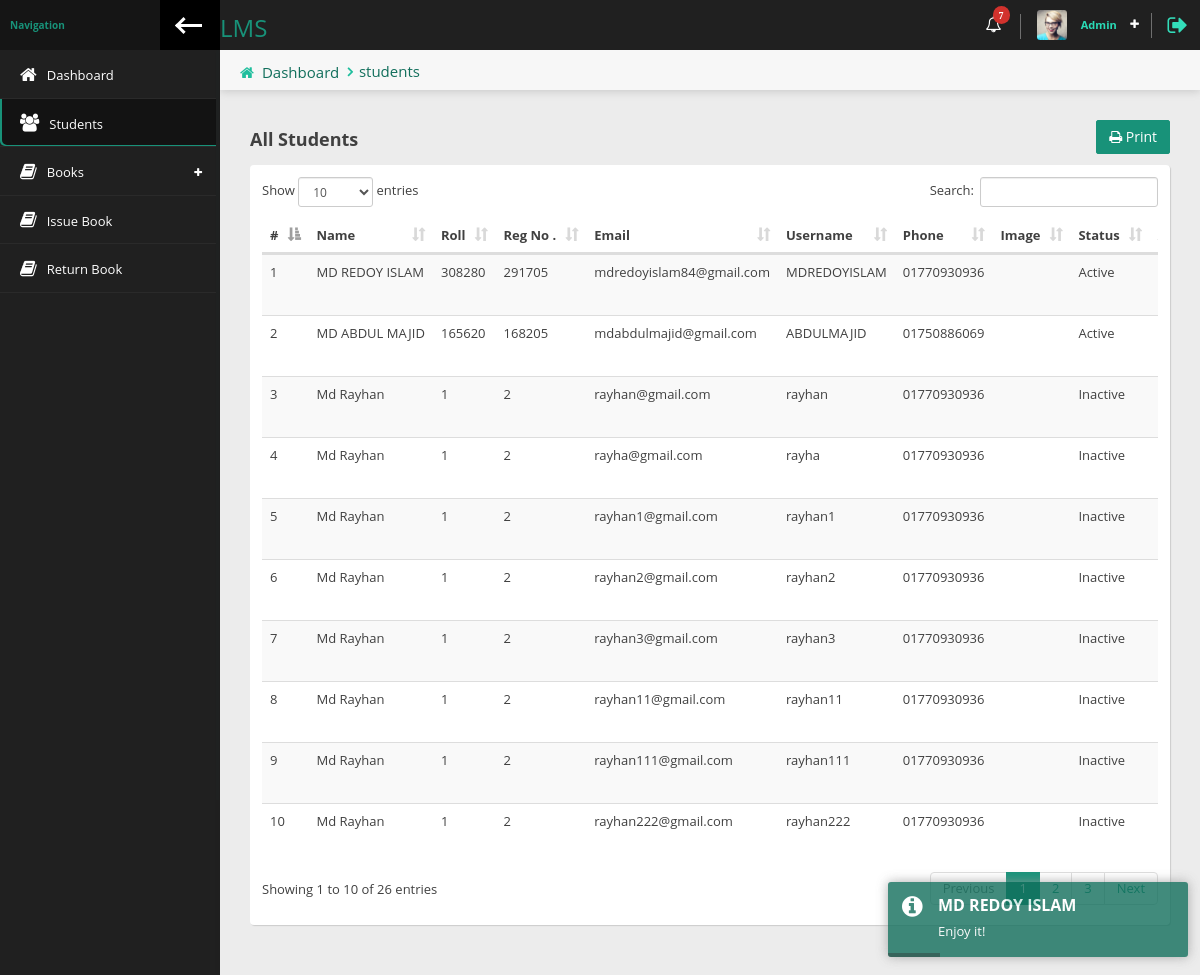
/Librarian/students.php (signed in), run on the app's committed database.
### tables this page shows
CREATE TABLE `students` (
  `id` int(6) NOT NULL,
  `fname` varchar(50) NOT NULL,
  `lname` varchar(50) NOT NULL,
  `roll` int(6) NOT NULL,
  `reg` int(6) NOT NULL,
  `email` varchar(60) NOT NULL,
  `username` varchar(50) NOT NULL,
  `password` varchar(100) NOT NULL,
  `phone` varchar(11) NOT NULL,
  `image` varchar(50) DEFAULT NULL,
  `status` tinyint(1) NOT NULL,
  `datetime` timestamp NOT NULL DEFAULT current_timestamp()
);

### Librarian/students.php (the view, shortened to what this page needs)
<?php
    require_once 'header.php';
    $sql = "SELECT * FROM students";
    $result = mysqli_query($con , $sql);
?>
                <div class="content-header">
                    <div class="leftside-content-header">
                        <ul class="breadcrumbs">
                            <li><i class="fa fa-home" aria-hidden="true"></i><a href="#">Dashboard</a></li>
                            <li><a href="javascript:avoid(0)">students</a></li>
                        </ul>
                    </div>
                </div>
                <div class="row animated fadeInUp">
                    <div class="col-sm-12">
                        <div class="pull-left"><h4 class="section-subtitle"><b>All Students</b></h4></div>
                        <div class="pull-right"><a href="print-all-students.php" target="_blank" class="btn btn-primary"><i class="fa fa-print"></i> Print</a></div>
                        <div class="clearfix"></div>
                        <div class="panel">
                            <div class="panel-content">
                                <div class="table-responsive">
                                    <table id="basic-table" class="data-table table table-striped nowrap table-hover" cellspacing="0" width="100%">
                                        <thead>
                                        <tr>
                                            <th>#</th>
                                            <th>Name</th>
                                            <th>Roll</th>
                                            <th>Reg No .</th>
                                            <th>Email</th>
                                            <th>Username</th>
                                            <th>Phone</th>
                                            <th>Image</th>
                                            <th>Status</th>
                                            <th>Action</th>
                                        </tr>
                                        </thead>
                                        <tbody>
                                        <?php
                                        $i = 1;
                                            while($row = mysqli_fetch_assoc($result)){?>
                                                <tr>
                                                    <td><?= $i ?></td>
                                                    <td><?= ucwords($row['fname'] ." ". $row['lname']) ?></td>
                                                    <td><?= $row['roll'] ?></td>
                                                    <td><?= $row['reg'] ?></td>
                                                    <td><?= $row['email'] ?></td>
                                                    <td><?= $row['username'] ?></td>
                                                    <td><?= $row['phone'] ?></td>
                                                    <td><img src="<?= $row['image'] ?>" alt=""></td>
                                                    <td><?= $row['status'] == 1 ? 'Active':'Inactive' ?></td>
                                                    <td>
                                                    </td>
                                                </tr>
                                            <?php $i++; }
                                        ?>
                                        </tbody>
                                    </table>
                                </div>
                            </div>
                        </div>
                    </div>
                </div>
<?php
    require_once 'footer.php';
?>

### data on the page
students: fname+lname "MD REDOY ISLAM", roll "308280", reg "291705", email "mdredoyislam84@gmail.com", username "MDREDOYISLAM", phone "01770930936", status "Active"
students: fname+lname "MD ABDUL MAJID", roll "165620", reg "168205", email "mdabdulmajid@gmail.com", username "ABDULMAJID", phone "01750886069", status "Active"
students: fname+lname "Md Rayhan", roll "1", reg "2", email "rayhan@gmail.com", username "rayhan", phone "01770930936", status "Inactive"
students: fname+lname "Md Rayhan", roll "1", reg "2", email "rayha@gmail.com", username "rayha", phone "01770930936", status "Inactive"
students: fname+lname "Md Rayhan", roll "1", reg "2", email "rayhan1@gmail.com", username "rayhan1", phone "01770930936", status "Inactive"
students: fname+lname "Md Rayhan", roll "1", reg "2", email "rayhan2@gmail.com", username "rayhan2", phone "01770930936", status "Inactive"
students: fname+lname "Md Rayhan", roll "1", reg "2", email "rayhan3@gmail.com", username "rayhan3", phone "01770930936", status "Inactive"
students: fname+lname "Md Rayhan", roll "1", reg "2", email "rayhan11@gmail.com", username "rayhan11", phone "01770930936", status "Inactive"
students: fname+lname "Md Rayhan", roll "1", reg "2", email "rayhan111@gmail.com", username "rayhan111", phone "01770930936", status "Inactive"
students: fname+lname "Md Rayhan", roll "1", reg "2", email "rayhan222@gmail.com", username "rayhan222", phone "01770930936", status "Inactive"
